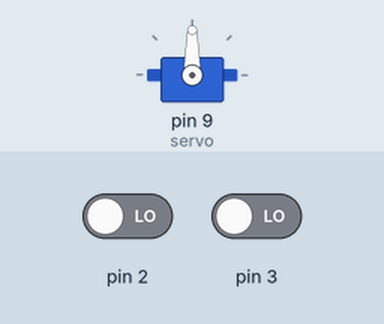
This sketch was run on a simulated Arduino Uno, built with avr-gcc and run on an emulated ATmega328P. Shown: servo. The inputs (shaded band) are chosen by the test bench; at power-on: pin 2 LOW, pin 3 LOW.

Above: at 1.2 s.
1.3 s: pin 2 driven HIGH
At 1.45 s:
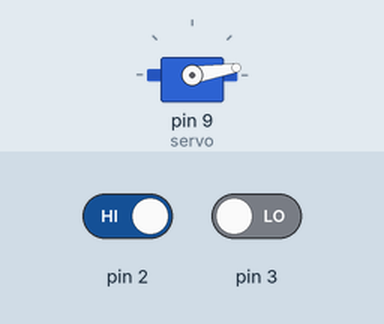
4.3 s: pin 3 driven HIGH
At 4.76 s:
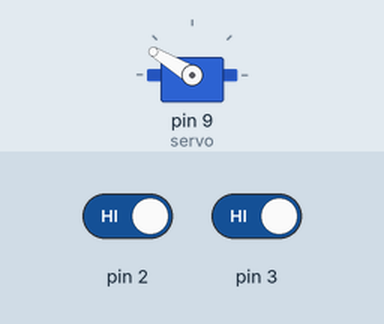
7.3 s: pin 3 driven LOW
At 10.3 s:
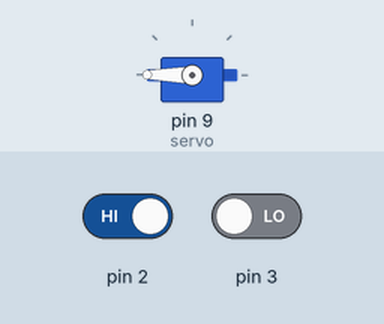
Timing chart, 0 to 11.8 s (numbered marks = the images above; inputs shaded):
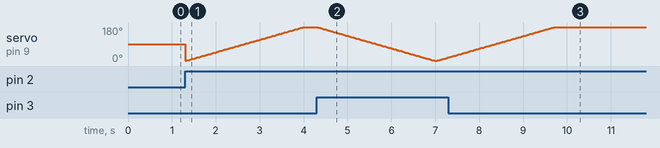

Measured:
- after the input at 7.3 s, servo on pin 9 (servo): goes on until 9.7 s, then stays 180°

The sketch:

motor_test_4.ino
```cpp
/*
motor hooked up to two buttons to test functionability of motors;
one push for 180 degrees clockwise, vice versa
*/
#include<Servo.h>
int pos = 0;

Servo servo;
void setup() {
  pinMode(2, INPUT);
  pinMode(3, INPUT);
  servo.attach(9);
}
void loop() {
  while (digitalRead(2) == HIGH && pos < 180) {
    pos++;
    servo.write(pos);
    delay(15);
  }
  while (digitalRead(3) == HIGH && pos > 0) {
    pos--;
    servo.write(pos);
    delay(15);
  }
}
```
